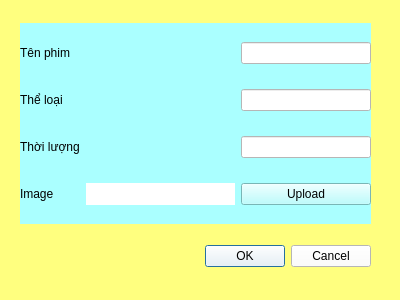
<?xml version="1.0" encoding="UTF-8"?>
<ui version="4.0">
 <class>Dialog</class>
 <widget class="QDialog" name="Dialog">
  <property name="geometry">
   <rect>
    <x>0</x>
    <y>0</y>
    <width>400</width>
    <height>300</height>
   </rect>
  </property>
  <property name="windowTitle">
   <string>Dialog</string>
  </property>
  <property name="styleSheet">
   <string notr="true">background-color: rgb(255, 255, 127);</string>
  </property>
  <widget class="QDialogButtonBox" name="buttonBox">
   <property name="geometry">
    <rect>
     <x>30</x>
     <y>241</y>
     <width>341</width>
     <height>31</height>
    </rect>
   </property>
   <property name="styleSheet">
    <string notr="true">background-color: rgb(255, 255, 255);
color: black;</string>
   </property>
   <property name="orientation">
    <enum>Qt::Horizontal</enum>
   </property>
   <property name="standardButtons">
    <set>QDialogButtonBox::Cancel|QDialogButtonBox::Ok</set>
   </property>
  </widget>
  <widget class="QWidget" name="widget" native="true">
   <property name="geometry">
    <rect>
     <x>20</x>
     <y>23</y>
     <width>351</width>
     <height>201</height>
    </rect>
   </property>
   <property name="styleSheet">
    <string notr="true">background-color: rgb(170, 255, 255);
color: black;</string>
   </property>
   <layout class="QGridLayout" name="gridLayout">
    <item row="1" column="3">
     <widget class="QLineEdit" name="addtheloai">
      <property name="minimumSize">
       <size>
        <width>130</width>
        <height>0</height>
       </size>
      </property>
      <property name="maximumSize">
       <size>
        <width>130</width>
        <height>16777215</height>
       </size>
      </property>
      <property name="styleSheet">
       <string notr="true">background-color: rgb(255, 255, 255);</string>
      </property>
     </widget>
    </item>
    <item row="2" column="3">
     <widget class="QLineEdit" name="addthoiluong">
      <property name="minimumSize">
       <size>
        <width>130</width>
        <height>0</height>
       </size>
      </property>
      <property name="maximumSize">
       <size>
        <width>130</width>
        <height>16777215</height>
       </size>
      </property>
      <property name="styleSheet">
       <string notr="true">background-color: rgb(255, 255, 255);</string>
      </property>
     </widget>
    </item>
    <item row="2" column="0">
     <widget class="QLabel" name="label_3">
      <property name="text">
       <string>Thời lượng</string>
      </property>
     </widget>
    </item>
    <item row="0" column="3">
     <widget class="QLineEdit" name="addten">
      <property name="minimumSize">
       <size>
        <width>130</width>
        <height>0</height>
       </size>
      </property>
      <property name="maximumSize">
       <size>
        <width>130</width>
        <height>16777215</height>
       </size>
      </property>
      <property name="styleSheet">
       <string notr="true">background-color: rgb(255, 255, 255);</string>
      </property>
     </widget>
    </item>
    <item row="0" column="0">
     <widget class="QLabel" name="label">
      <property name="text">
       <string>Tên phim</string>
      </property>
     </widget>
    </item>
    <item row="1" column="0">
     <widget class="QLabel" name="label_2">
      <property name="text">
       <string>Thể loại</string>
      </property>
     </widget>
    </item>
    <item row="1" column="2">
     <spacer name="horizontalSpacer_2">
      <property name="orientation">
       <enum>Qt::Horizontal</enum>
      </property>
      <property name="sizeHint" stdset="0">
       <size>
        <width>40</width>
        <height>20</height>
       </size>
      </property>
     </spacer>
    </item>
    <item row="0" column="2">
     <spacer name="horizontalSpacer">
      <property name="orientation">
       <enum>Qt::Horizontal</enum>
      </property>
      <property name="sizeHint" stdset="0">
       <size>
        <width>40</width>
        <height>20</height>
       </size>
      </property>
     </spacer>
    </item>
    <item row="2" column="2">
     <spacer name="horizontalSpacer_3">
      <property name="orientation">
       <enum>Qt::Horizontal</enum>
      </property>
      <property name="sizeHint" stdset="0">
       <size>
        <width>40</width>
        <height>20</height>
       </size>
      </property>
     </spacer>
    </item>
    <item row="3" column="0">
     <widget class="QLabel" name="label_4">
      <property name="text">
       <string>Image</string>
      </property>
     </widget>
    </item>
    <item row="3" column="3">
     <widget class="QPushButton" name="upload_button">
      <property name="text">
       <string>Upload</string>
      </property>
     </widget>
    </item>
    <item row="3" column="2">
     <widget class="QLabel" name="image_label">
      <property name="styleSheet">
       <string notr="true">background-color: rgb(255, 255, 255);</string>
      </property>
      <property name="text">
       <string/>
      </property>
     </widget>
    </item>
   </layout>
  </widget>
 </widget>
 <resources/>
 <connections>
  <connection>
   <sender>buttonBox</sender>
   <signal>accepted()</signal>
   <receiver>Dialog</receiver>
   <slot>accept()</slot>
   <hints>
    <hint type="sourcelabel">
     <x>248</x>
     <y>254</y>
    </hint>
    <hint type="destinationlabel">
     <x>157</x>
     <y>274</y>
    </hint>
   </hints>
  </connection>
  <connection>
   <sender>buttonBox</sender>
   <signal>rejected()</signal>
   <receiver>Dialog</receiver>
   <slot>reject()</slot>
   <hints>
    <hint type="sourcelabel">
     <x>316</x>
     <y>260</y>
    </hint>
    <hint type="destinationlabel">
     <x>286</x>
     <y>274</y>
    </hint>
   </hints>
  </connection>
 </connections>
</ui>
